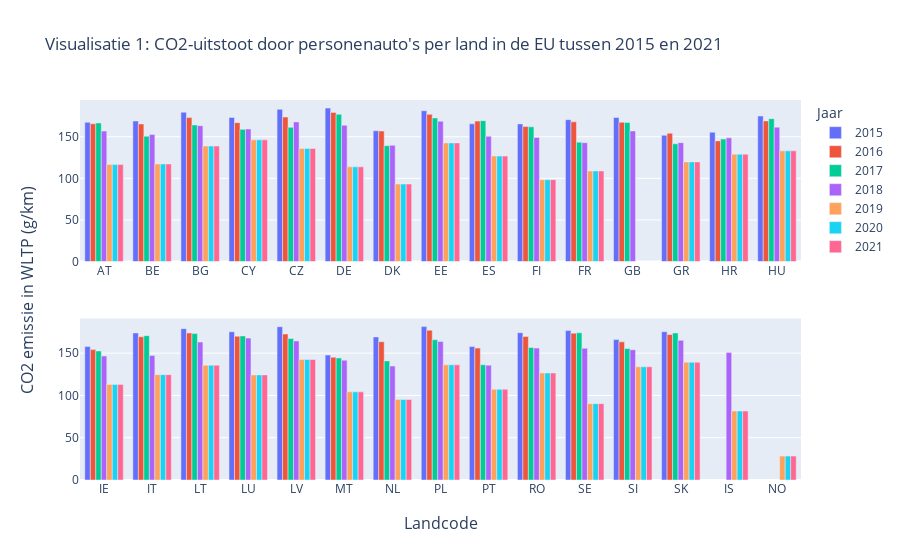

The notebook cell this image was saved under:
### Code cell
# Plot settings
rows = 2
cols = 1
fig = make_subplots(rows=rows, cols=cols, x_title="Landcode", y_title="CO2 emissie in WLTP (g/km)")

for year in [2015, 2016, 2017, 2018, 2019, 2020, 2021]:
    # Find index of 'IE' to split the countries on ('IE' is often in the middle).
    country_emission_year = country_emission[country_emission["year"]==year].reset_index()
    split_index = country_emission_year[country_emission_year["Country"]=="IE"].index
    country_emission_split = np.split(country_emission[country_emission["year"]==year], split_index)

    # Subplot settings
    showlegend = True
    for row in range(rows):
        for col in range(cols):
            index = cols * row + col
            fig.append_trace(
                go.Bar(
                    x=country_emission_split[index]["Country"],
                    y=country_emission_split[index]["Ewltp (g/km) mean"],
                    name=year,
                    marker=dict(color=px.colors.qualitative.Plotly[year-2015]),
                    showlegend=showlegend,
                ),
                row=row + 1,
                col=col + 1,
            )
            showlegend = False

fig.update_layout(
    title_text="Visualisatie 1: CO2-uitstoot door personenauto's per land in de EU tussen 2015 en 2021",
    legend_title="Jaar",
)
fig.show()

### Figure 1 — Plotly figure (JSON) as saved in the notebook; plotly's stock layout.template omitted (floating-point values rounded to 4 significant figures)
{"data": [{"marker": {"color": "#636EFA"}, "name": "2015", "showlegend": true, "type": "bar", "x": ["AT", "BE", "BG", "CY", "CZ", "DE", "DK", "EE", "ES", "FI", "FR", "GB", "GR", "HR", "HU"], "xaxis": "x", "y": [167.4, 168.9, 179.5, 173.3, 182.9, 184.5, 157.2, 181.3, 165.6, 165.4, 170.5, 173.1, 151.8, 155.4, 174.9], "yaxis": "y"}, {"marker": {"color": "#636EFA"}, "name": "2015", "showlegend": false, "type": "bar", "x": ["IE", "IT", "LT", "LU", "LV", "MT", "NL", "PL", "PT", "RO", "SE", "SI", "SK"], "xaxis": "x2", "y": [157.8, 173.9, 179.0, 175.3, 181.3, 147.7, 169.2, 181.5, 157.9, 174.2, 176.7, 166.0, 175.4], "yaxis": "y2"}, {"marker": {"color": "#EF553B"}, "name": "2016", "showlegend": true, "type": "bar", "x": ["AT", "BE", "BG", "CY", "CZ", "DE", "DK", "EE", "ES", "FI", "FR", "GB", "GR", "HR", "HU"], "xaxis": "x", "y": [165.6, 165.4, 173.0, 166.9, 173.7, 179.3, 156.9, 176.9, 168.8, 162.2, 167.9, 167.4, 154.2, 145.0, 169.0], "yaxis": "y"}, {"marker": {"color": "#EF553B"}, "name": "2016", "showlegend": false, "type": "bar", "x": ["IE", "IT", "LT", "LU", "LV", "MT", "NL", "PL", "PT", "RO", "SE", "SI", "SK"], "xaxis": "x2", "y": [154.2, 169.5, 173.9, 170.0, 172.6, 145.2, 163.6, 177.2, 156.0, 169.8, 173.7, 163.4, 172.1], "yaxis": "y2"}, {"marker": {"color": "#00CC96"}, "name": "2017", "showlegend": true, "type": "bar", "x": ["AT", "BE", "BG", "CY", "CZ", "DE", "DK", "EE", "ES", "FI", "FR", "GB", "GR", "HR", "HU"], "xaxis": "x", "y": [166.6, 150.6, 164.2, 158.9, 161.3, 177.0, 139.2, 172.6, 169.3, 161.9, 143.5, 167.1, 141.5, 147.2, 171.7], "yaxis": "y"}, {"marker": {"color": "#00CC96"}, "name": "2017", "showlegend": false, "type": "bar", "x": ["IE", "IT", "LT", "LU", "LV", "MT", "NL", "PL", "PT", "RO", "SE", "SI", "SK"], "xaxis": "x2", "y": [152.6, 170.7, 173.2, 170.4, 167.5, 144.3, 140.9, 166.0, 136.3, 156.8, 174.1, 155.5, 173.9], "yaxis": "y2"}, {"marker": {"color": "#AB63FA"}, "name": "2018", "showlegend": true, "type": "bar", "x": ["AT", "BE", "BG", "CY", "CZ", "DE", "DK", "EE", "ES", "FI", "FR", "GB", "GR", "HR", "HU"], "xaxis": "x", "y": [156.8, 152.7, 163.3, 159.4, 167.8, 163.8, 139.7, 168.7, 150.5, 149.2, 142.8, 157.0, 142.9, 148.7, 161.5], "yaxis": "y"}, {"marker": {"color": "#AB63FA"}, "name": "2018", "showlegend": false, "type": "bar", "x": ["IE", "IS", "IT", "LT", "LU", "LV", "MT", "NL", "PL", "PT", "RO", "SE", "SI", "SK"], "xaxis": "x2", "y": [146.6, 150.7, 147.3, 163.1, 167.8, 164.4, 141.7, 134.7, 163.7, 135.8, 156.0, 155.9, 154.1, 165.2], "yaxis": "y2"}, {"marker": {"color": "#FFA15A"}, "name": "2019", "showlegend": true, "type": "bar", "x": ["AT", "BE", "BG", "CY", "CZ", "DE", "DK", "EE", "ES", "FI", "FR", "GR", "HR", "HU"], "xaxis": "x", "y": [116.5, 117.3, 138.8, 146.2, 135.9, 113.8, 93.09, 142.6, 126.7, 98.35, 108.9, 119.7, 129.0, 133.0], "yaxis": "y"}, {"marker": {"color": "#FFA15A"}, "name": "2019", "showlegend": false, "type": "bar", "x": ["IE", "IS", "IT", "LT", "LU", "LV", "MT", "NL", "NO", "PL", "PT", "RO", "SE", "SI", "SK"], "xaxis": "x2", "y": [113.0, 81.59, 124.6, 135.7, 124.3, 142.6, 104.2, 95.31, 28.26, 136.2, 107.3, 126.6, 90.27, 133.9, 139.2], "yaxis": "y2"}, {"marker": {"color": "#19D3F3"}, "name": "2020", "showlegend": true, "type": "bar", "x": ["AT", "BE", "BG", "CY", "CZ", "DE", "DK", "EE", "ES", "FI", "FR", "GR", "HR", "HU"], "xaxis": "x", "y": [116.5, 117.3, 138.8, 146.2, 135.9, 113.8, 93.09, 142.6, 126.7, 98.35, 108.9, 119.7, 129.0, 133.0], "yaxis": "y"}, {"marker": {"color": "#19D3F3"}, "name": "2020", "showlegend": false, "type": "bar", "x": ["IE", "IS", "IT", "LT", "LU", "LV", "MT", "NL", "NO", "PL", "PT", "RO", "SE", "SI", "SK"], "xaxis": "x2", "y": [113.0, 81.59, 124.6, 135.7, 124.3, 142.6, 104.2, 95.31, 28.26, 136.2, 107.3, 126.6, 90.27, 133.9, 139.2], "yaxis": "y2"}, {"marker": {"color": "#FF6692"}, "name": "2021", "showlegend": true, "type": "bar", "x": ["AT", "BE", "BG", "CY", "CZ", "DE", "DK", "EE", "ES", "FI", "FR", "GR", "HR", "HU"], "xaxis": "x", "y": [116.5, 117.3, 138.8, 146.2, 135.9, 113.8, 93.09, 142.6, 126.7, 98.35, 108.9, 119.7, 129.0, 133.0], "yaxis": "y"}, {"marker": {"color": "#FF6692"}, "name": "2021", "showlegend": false, "type": "bar", "x": ["IE", "IS", "IT", "LT", "LU", "LV", "MT", "NL", "NO", "PL", "PT", "RO", "SE", "SI", "SK"], "xaxis": "x2", "y": [113.0, 81.59, 124.6, 135.7, 124.3, 142.6, 104.2, 95.31, 28.26, 136.2, 107.3, 126.6, 90.27, 133.9, 139.2], "yaxis": "y2"}], "layout": {"annotations": [{"font": {"size": 16}, "showarrow": false, "text": "Landcode", "x": 0.5, "xanchor": "center", "xref": "paper", "y": 0, "yanchor": "top", "yref": "paper", "yshift": -30}, {"font": {"size": 16}, "showarrow": false, "text": "CO2 emissie in WLTP (g/km)", "textangle": -90, "x": 0, "xanchor": "right", "xref": "paper", "xshift": -40, "y": 0.5, "yanchor": "middle", "yref": "paper"}], "legend": {"title": {"text": "Jaar"}}, "title": {"text": "Visualisatie 1: CO2-uitstoot door personenauto's per land in de EU tussen 2015 en 2021"}, "xaxis": {"anchor": "y", "domain": [0, 1]}, "xaxis2": {"anchor": "y2", "domain": [0, 1]}, "yaxis": {"anchor": "x", "domain": [0.575, 1]}, "yaxis2": {"anchor": "x2", "domain": [0, 0.425]}}}
